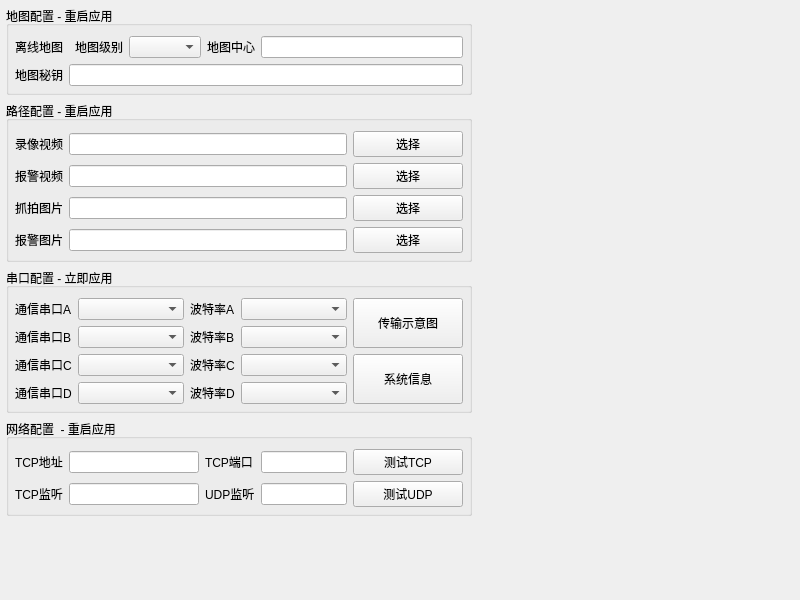
<?xml version="1.0" encoding="UTF-8"?>
<ui version="4.0">
 <class>frmConfigOther</class>
 <widget class="QWidget" name="frmConfigOther">
  <property name="geometry">
   <rect>
    <x>0</x>
    <y>0</y>
    <width>800</width>
    <height>600</height>
   </rect>
  </property>
  <property name="windowTitle">
   <string>Form</string>
  </property>
  <layout class="QGridLayout" name="gridLayout_3">
   <property name="leftMargin">
    <number>6</number>
   </property>
   <property name="topMargin">
    <number>6</number>
   </property>
   <property name="rightMargin">
    <number>6</number>
   </property>
   <property name="bottomMargin">
    <number>6</number>
   </property>
   <property name="spacing">
    <number>6</number>
   </property>
   <item row="2" column="2">
    <spacer name="horizontalSpacer">
     <property name="orientation">
      <enum>Qt::Horizontal</enum>
     </property>
     <property name="sizeHint" stdset="0">
      <size>
       <width>40</width>
       <height>20</height>
      </size>
     </property>
    </spacer>
   </item>
   <item row="2" column="1">
    <widget class="QWidget" name="widgetRight" native="true">
     <property name="sizePolicy">
      <sizepolicy hsizetype="Expanding" vsizetype="Preferred">
       <horstretch>0</horstretch>
       <verstretch>0</verstretch>
      </sizepolicy>
     </property>
    </widget>
   </item>
   <item row="2" column="0">
    <widget class="QWidget" name="widgetLeft" native="true">
     <property name="sizePolicy">
      <sizepolicy hsizetype="Expanding" vsizetype="Preferred">
       <horstretch>0</horstretch>
       <verstretch>0</verstretch>
      </sizepolicy>
     </property>
     <layout class="QVBoxLayout" name="verticalLayout">
      <property name="spacing">
       <number>6</number>
      </property>
      <property name="leftMargin">
       <number>0</number>
      </property>
      <property name="topMargin">
       <number>0</number>
      </property>
      <property name="rightMargin">
       <number>0</number>
      </property>
      <property name="bottomMargin">
       <number>0</number>
      </property>
      <item>
       <widget class="QGroupBox" name="gboxMap">
        <property name="title">
         <string>地图配置 - 重启应用</string>
        </property>
        <layout class="QGridLayout" name="gridLayout_4">
         <property name="leftMargin">
          <number>6</number>
         </property>
         <property name="topMargin">
          <number>10</number>
         </property>
         <property name="rightMargin">
          <number>6</number>
         </property>
         <property name="bottomMargin">
          <number>6</number>
         </property>
         <property name="spacing">
          <number>6</number>
         </property>
         <item row="0" column="0">
          <widget class="QLabel" name="labMapLocal">
           <property name="text">
            <string>离线地图</string>
           </property>
          </widget>
         </item>
         <item row="0" column="1">
          <widget class="SwitchButton" name="btnMapLocal" native="true"/>
         </item>
         <item row="0" column="2">
          <widget class="QLabel" name="labMapZoom">
           <property name="text">
            <string>地图级别</string>
           </property>
          </widget>
         </item>
         <item row="0" column="3">
          <widget class="QComboBox" name="cboxMapZoom">
           <property name="minimumSize">
            <size>
             <width>50</width>
             <height>0</height>
            </size>
           </property>
          </widget>
         </item>
         <item row="0" column="4">
          <widget class="QLabel" name="labMapCenter">
           <property name="text">
            <string>地图中心</string>
           </property>
          </widget>
         </item>
         <item row="0" column="5">
          <widget class="QLineEdit" name="txtMapCenter"/>
         </item>
         <item row="1" column="0">
          <widget class="QLabel" name="labMapVersionKey">
           <property name="text">
            <string>地图秘钥</string>
           </property>
          </widget>
         </item>
         <item row="1" column="1" colspan="5">
          <widget class="QLineEdit" name="txtMapVersionKey"/>
         </item>
        </layout>
       </widget>
      </item>
      <item>
       <widget class="QGroupBox" name="gboxPath">
        <property name="title">
         <string>路径配置 - 重启应用</string>
        </property>
        <layout class="QGridLayout" name="gridLayout">
         <property name="leftMargin">
          <number>6</number>
         </property>
         <property name="topMargin">
          <number>10</number>
         </property>
         <property name="rightMargin">
          <number>6</number>
         </property>
         <property name="bottomMargin">
          <number>6</number>
         </property>
         <property name="spacing">
          <number>6</number>
         </property>
         <item row="0" column="0">
          <widget class="QLabel" name="labVideoNormalPath">
           <property name="text">
            <string>录像视频</string>
           </property>
          </widget>
         </item>
         <item row="0" column="1">
          <widget class="QLineEdit" name="txtVideoNormalPath"/>
         </item>
         <item row="0" column="2">
          <widget class="QPushButton" name="btnVideoNormalPath">
           <property name="minimumSize">
            <size>
             <width>110</width>
             <height>0</height>
            </size>
           </property>
           <property name="text">
            <string>选择</string>
           </property>
          </widget>
         </item>
         <item row="1" column="0">
          <widget class="QLabel" name="labVideoAlarmPath">
           <property name="text">
            <string>报警视频</string>
           </property>
          </widget>
         </item>
         <item row="1" column="1">
          <widget class="QLineEdit" name="txtVideoAlarmPath"/>
         </item>
         <item row="1" column="2">
          <widget class="QPushButton" name="btnVideoAlarmPath">
           <property name="minimumSize">
            <size>
             <width>110</width>
             <height>0</height>
            </size>
           </property>
           <property name="text">
            <string>选择</string>
           </property>
          </widget>
         </item>
         <item row="2" column="0">
          <widget class="QLabel" name="labImageNormalPath">
           <property name="text">
            <string>抓拍图片</string>
           </property>
          </widget>
         </item>
         <item row="2" column="1">
          <widget class="QLineEdit" name="txtImageNormalPath"/>
         </item>
         <item row="2" column="2">
          <widget class="QPushButton" name="btnImageNormalPath">
           <property name="minimumSize">
            <size>
             <width>110</width>
             <height>0</height>
            </size>
           </property>
           <property name="text">
            <string>选择</string>
           </property>
          </widget>
         </item>
         <item row="3" column="0">
          <widget class="QLabel" name="labImageAlarmPath">
           <property name="text">
            <string>报警图片</string>
           </property>
          </widget>
         </item>
         <item row="3" column="1">
          <widget class="QLineEdit" name="txtImageAlarmPath"/>
         </item>
         <item row="3" column="2">
          <widget class="QPushButton" name="btnImageAlarmPath">
           <property name="minimumSize">
            <size>
             <width>110</width>
             <height>0</height>
            </size>
           </property>
           <property name="text">
            <string>选择</string>
           </property>
          </widget>
         </item>
        </layout>
       </widget>
      </item>
      <item>
       <widget class="QGroupBox" name="gboxCom">
        <property name="title">
         <string>串口配置 - 立即应用</string>
        </property>
        <layout class="QGridLayout" name="gridLayout_7">
         <property name="leftMargin">
          <number>6</number>
         </property>
         <property name="topMargin">
          <number>10</number>
         </property>
         <property name="rightMargin">
          <number>6</number>
         </property>
         <property name="bottomMargin">
          <number>6</number>
         </property>
         <property name="spacing">
          <number>6</number>
         </property>
         <item row="3" column="0">
          <widget class="QLabel" name="labPortNameC">
           <property name="text">
            <string>通信串口C</string>
           </property>
          </widget>
         </item>
         <item row="4" column="1">
          <widget class="QComboBox" name="cboxPortNameD"/>
         </item>
         <item row="1" column="0">
          <widget class="QLabel" name="labPortNameA">
           <property name="text">
            <string>通信串口A</string>
           </property>
          </widget>
         </item>
         <item row="3" column="1">
          <widget class="QComboBox" name="cboxPortNameC"/>
         </item>
         <item row="1" column="4" rowspan="2">
          <widget class="QPushButton" name="btnComImage">
           <property name="sizePolicy">
            <sizepolicy hsizetype="Minimum" vsizetype="Expanding">
             <horstretch>0</horstretch>
             <verstretch>0</verstretch>
            </sizepolicy>
           </property>
           <property name="minimumSize">
            <size>
             <width>110</width>
             <height>0</height>
            </size>
           </property>
           <property name="text">
            <string>传输示意图</string>
           </property>
          </widget>
         </item>
         <item row="1" column="3">
          <widget class="QComboBox" name="cboxBaudRateA">
           <property name="sizePolicy">
            <sizepolicy hsizetype="Expanding" vsizetype="Fixed">
             <horstretch>0</horstretch>
             <verstretch>0</verstretch>
            </sizepolicy>
           </property>
          </widget>
         </item>
         <item row="2" column="3">
          <widget class="QComboBox" name="cboxBaudRateB"/>
         </item>
         <item row="3" column="4" rowspan="2">
          <widget class="QPushButton" name="btnInfo">
           <property name="sizePolicy">
            <sizepolicy hsizetype="Minimum" vsizetype="Expanding">
             <horstretch>0</horstretch>
             <verstretch>0</verstretch>
            </sizepolicy>
           </property>
           <property name="text">
            <string>系统信息</string>
           </property>
          </widget>
         </item>
         <item row="3" column="2">
          <widget class="QLabel" name="labBaudRateC">
           <property name="text">
            <string>波特率C</string>
           </property>
          </widget>
         </item>
         <item row="4" column="3">
          <widget class="QComboBox" name="cboxBaudRateD"/>
         </item>
         <item row="1" column="2">
          <widget class="QLabel" name="labBaudRateA">
           <property name="text">
            <string>波特率A</string>
           </property>
          </widget>
         </item>
         <item row="4" column="2">
          <widget class="QLabel" name="labBaudRateD">
           <property name="text">
            <string>波特率D</string>
           </property>
          </widget>
         </item>
         <item row="1" column="1">
          <widget class="QComboBox" name="cboxPortNameA">
           <property name="sizePolicy">
            <sizepolicy hsizetype="Expanding" vsizetype="Fixed">
             <horstretch>0</horstretch>
             <verstretch>0</verstretch>
            </sizepolicy>
           </property>
          </widget>
         </item>
         <item row="3" column="3">
          <widget class="QComboBox" name="cboxBaudRateC"/>
         </item>
         <item row="2" column="2">
          <widget class="QLabel" name="labBaudRateB">
           <property name="text">
            <string>波特率B</string>
           </property>
          </widget>
         </item>
         <item row="2" column="0">
          <widget class="QLabel" name="labPortNameB">
           <property name="text">
            <string>通信串口B</string>
           </property>
          </widget>
         </item>
         <item row="2" column="1">
          <widget class="QComboBox" name="cboxPortNameB"/>
         </item>
         <item row="4" column="0">
          <widget class="QLabel" name="labPortNameD">
           <property name="text">
            <string>通信串口D</string>
           </property>
          </widget>
         </item>
        </layout>
       </widget>
      </item>
      <item>
       <widget class="QGroupBox" name="gboxNet">
        <property name="title">
         <string>网络配置  - 重启应用</string>
        </property>
        <layout class="QGridLayout" name="gridLayout_2">
         <property name="leftMargin">
          <number>6</number>
         </property>
         <property name="topMargin">
          <number>10</number>
         </property>
         <property name="rightMargin">
          <number>6</number>
         </property>
         <property name="bottomMargin">
          <number>6</number>
         </property>
         <property name="spacing">
          <number>6</number>
         </property>
         <item row="0" column="1">
          <widget class="QLineEdit" name="txtTcpServerHost">
           <property name="sizePolicy">
            <sizepolicy hsizetype="Expanding" vsizetype="Fixed">
             <horstretch>3</horstretch>
             <verstretch>0</verstretch>
            </sizepolicy>
           </property>
          </widget>
         </item>
         <item row="0" column="3">
          <widget class="QLineEdit" name="txtTcpServerPort">
           <property name="sizePolicy">
            <sizepolicy hsizetype="Expanding" vsizetype="Fixed">
             <horstretch>2</horstretch>
             <verstretch>0</verstretch>
            </sizepolicy>
           </property>
          </widget>
         </item>
         <item row="0" column="2">
          <widget class="QLabel" name="labTcpServerPort">
           <property name="text">
            <string>TCP端口</string>
           </property>
          </widget>
         </item>
         <item row="1" column="2">
          <widget class="QLabel" name="labUdpListenPort">
           <property name="text">
            <string>UDP监听</string>
           </property>
          </widget>
         </item>
         <item row="1" column="3">
          <widget class="QLineEdit" name="txtUdpListenPort"/>
         </item>
         <item row="1" column="0">
          <widget class="QLabel" name="labTcpListenPort">
           <property name="text">
            <string>TCP监听</string>
           </property>
          </widget>
         </item>
         <item row="1" column="1">
          <widget class="QLineEdit" name="txtTcpListenPort"/>
         </item>
         <item row="0" column="0">
          <widget class="QLabel" name="labTcpServerHost">
           <property name="text">
            <string>TCP地址</string>
           </property>
          </widget>
         </item>
         <item row="0" column="4">
          <widget class="QPushButton" name="pushButton">
           <property name="minimumSize">
            <size>
             <width>110</width>
             <height>0</height>
            </size>
           </property>
           <property name="text">
            <string>测试TCP</string>
           </property>
          </widget>
         </item>
         <item row="1" column="4">
          <widget class="QPushButton" name="pushButton_3">
           <property name="text">
            <string>测试UDP</string>
           </property>
          </widget>
         </item>
        </layout>
       </widget>
      </item>
      <item>
       <spacer name="verticalSpacer">
        <property name="orientation">
         <enum>Qt::Vertical</enum>
        </property>
        <property name="sizeHint" stdset="0">
         <size>
          <width>20</width>
          <height>325</height>
         </size>
        </property>
       </spacer>
      </item>
     </layout>
    </widget>
   </item>
  </layout>
 </widget>
 <customwidgets>
  <customwidget>
   <class>SwitchButton</class>
   <extends>QWidget</extends>
   <header>switchbutton.h</header>
   <container>1</container>
  </customwidget>
 </customwidgets>
 <tabstops>
  <tabstop>txtVideoNormalPath</tabstop>
  <tabstop>txtVideoAlarmPath</tabstop>
  <tabstop>txtImageNormalPath</tabstop>
  <tabstop>txtImageAlarmPath</tabstop>
  <tabstop>btnVideoNormalPath</tabstop>
  <tabstop>btnVideoAlarmPath</tabstop>
  <tabstop>btnImageNormalPath</tabstop>
  <tabstop>btnImageAlarmPath</tabstop>
  <tabstop>cboxPortNameA</tabstop>
  <tabstop>cboxBaudRateA</tabstop>
  <tabstop>cboxPortNameB</tabstop>
  <tabstop>cboxBaudRateB</tabstop>
  <tabstop>cboxPortNameC</tabstop>
  <tabstop>cboxBaudRateC</tabstop>
  <tabstop>cboxPortNameD</tabstop>
  <tabstop>cboxBaudRateD</tabstop>
  <tabstop>btnComImage</tabstop>
  <tabstop>btnInfo</tabstop>
  <tabstop>txtTcpServerHost</tabstop>
  <tabstop>txtTcpListenPort</tabstop>
  <tabstop>txtTcpServerPort</tabstop>
  <tabstop>txtUdpListenPort</tabstop>
  <tabstop>pushButton</tabstop>
  <tabstop>pushButton_3</tabstop>
 </tabstops>
 <resources/>
 <connections/>
</ui>
